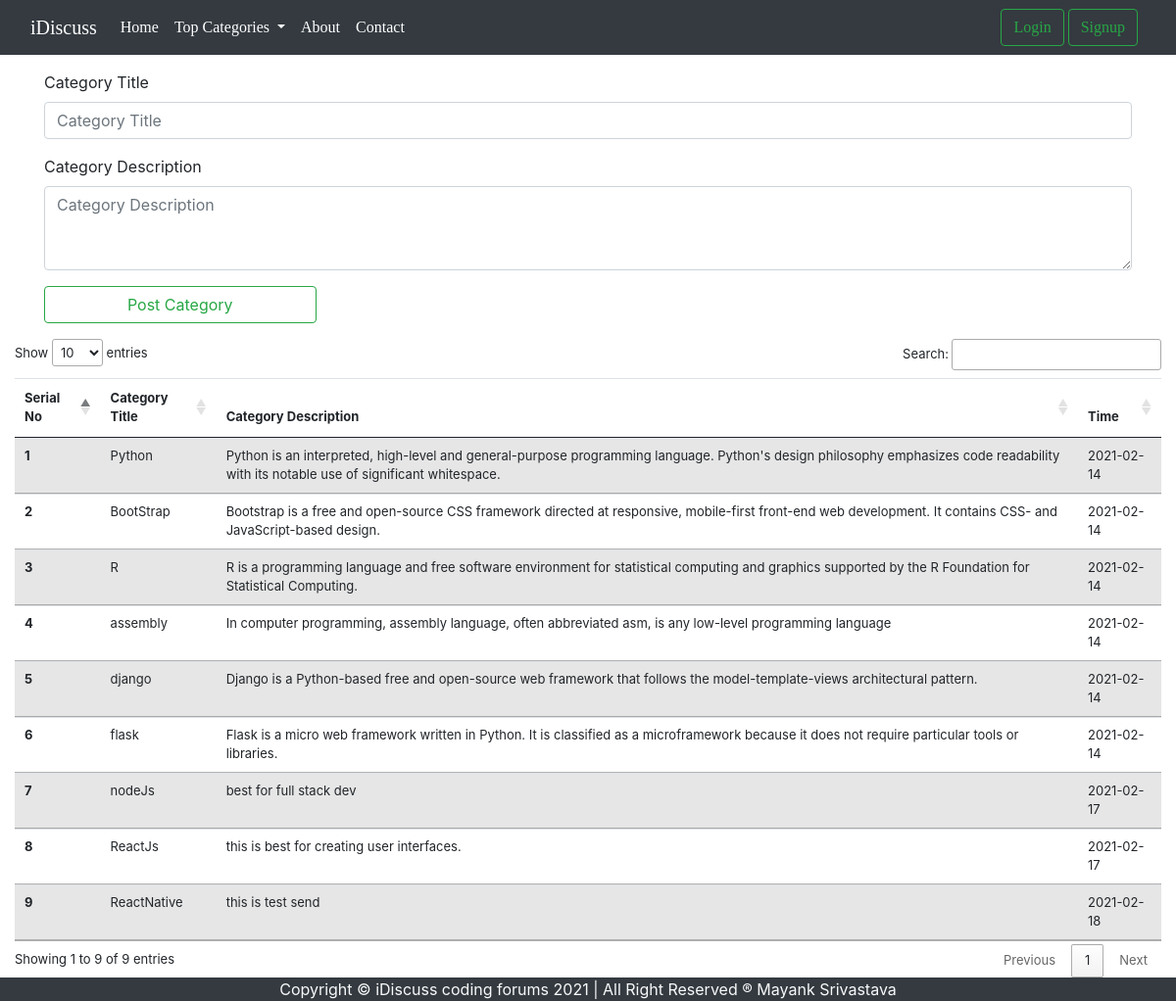
Page /admin_cat.php on the committed database.
### tables this page shows
CREATE TABLE `categories` (
  `category_id` int NOT NULL,
  `category_name` varchar(225) NOT NULL,
  `category_description` varchar(225) NOT NULL,
  `created` datetime NOT NULL DEFAULT CURRENT_TIMESTAMP
);

### admin_cat.php (the view, shortened to what this page needs)
<!doctype html>
<html lang="en">
<head>
    <link href="https://cdn.jsdelivr.net/npm/bootstrap@5.0.0-beta2/dist/css/bootstrap.min.css" rel="stylesheet">
    <link rel="stylesheet" href="https://cdn.jsdelivr.net/npm/bootstrap@4.6.0/dist/css/bootstrap.min.css">
    <link rel="stylesheet" href="https://stackpath.bootstrapcdn.com/font-awesome/4.7.0/css/font-awesome.min.css">
    <link rel="stylesheet" href="//cdn.datatables.net/1.10.23/css/jquery.dataTables.min.css">
</head>
<body>
    <?php
    include '../Forum/partials/header.php';
    ?>
    <?php
    echo ' <div class="container my-3">
        <form action=' . $_SERVER["REQUEST_URI"] . ' method="POST">
            <div class="form-group">
                <label for="c_title">Category Title</label>
                <input type="text" class="form-control" id="c_title" name="c_title" placeholder="Category Title">
            </div>
            <div class="form-group">
                <label for="c_description">Category Description</label>
                <textarea class="form-control" id="c_description" name="c_description" rows="3" placeholder="Category Description"></textarea>
            </div>
            <button type="submit" class="btn btn-outline-success col-md-3">Post Category</button>
        </form>
    </div>';
    ?>
    <?php
    echo '<div class="container-fluid" style="font-size:small;">
        <table class="table table-striped table-succcess" id="myTable">
            <thead>
                <tr>
                    <th scope="col">Serial No</th>
                    <th scope="col">Category Title</th>
                    <th scope="col">Category Description</th>
                    <th scope="col">Time</th>
                </tr>
            </thead>
            <tbody>';
    $sql = "SELECT * FROM `categories`";
    $result = mysqli_query($conn, $sql);
    $sno = 0;
    while ($row = mysqli_fetch_assoc($result)) {
        $cat = $row['category_name'];
        $desc = $row['category_description'];
        $time = $row['created'];
        $sno = $sno+1;
        echo '<tr>
                            <th scope="row">' . $sno . '</th>
                            <td>' . $cat . '</td>
                            <td>' . $desc . '</td>
                            <td>'.substr($time, 0, 10).'</td>
                        </tr>';
    }
    echo '</tbody>
        </table>
    </div>';
    ?>
    <div class="container-fluid bg-dark text-light sticky-bottom">
        <p class="text-center  mb-0"> Copyright &#169; iDiscuss coding forums <?php echo date("Y");?> | All Right Reserved &#174; Mayank Srivastava </p>
    </div>
</body>
</html>

### rows in the picture
categories: category_name "Python", category_description "Python is an interpreted, high-level and general-purpose programming language. Python's design philosophy emphasizes code readability with its notable use of significant whitespace.", created "2021-02-14"
categories: category_name "BootStrap", category_description "Bootstrap is a free and open-source CSS framework directed at responsive, mobile-first front-end web development. It contains CSS- and JavaScript-based design.", created "2021-02-14"
categories: category_name "R", category_description "R is a programming language and free software environment for statistical computing and graphics supported by the R Foundation for Statistical Computing.", created "2021-02-14"
categories: category_name "assembly", category_description "In computer programming, assembly language, often abbreviated asm, is any low-level programming language", created "2021-02-14"
categories: category_name "django", category_description "Django is a Python-based free and open-source web framework that follows the model-template-views architectural pattern.", created "2021-02-14"
categories: category_name "flask", category_description "Flask is a micro web framework written in Python. It is classified as a microframework because it does not require particular tools or libraries.", created "2021-02-14"
categories: category_name "nodeJs", category_description "best for full stack dev", created "2021-02-17"
categories: category_name "ReactJs", category_description "this is best for creating user interfaces.", created "2021-02-17"
categories: category_name "ReactNative", category_description "this is test send", created "2021-02-18"
